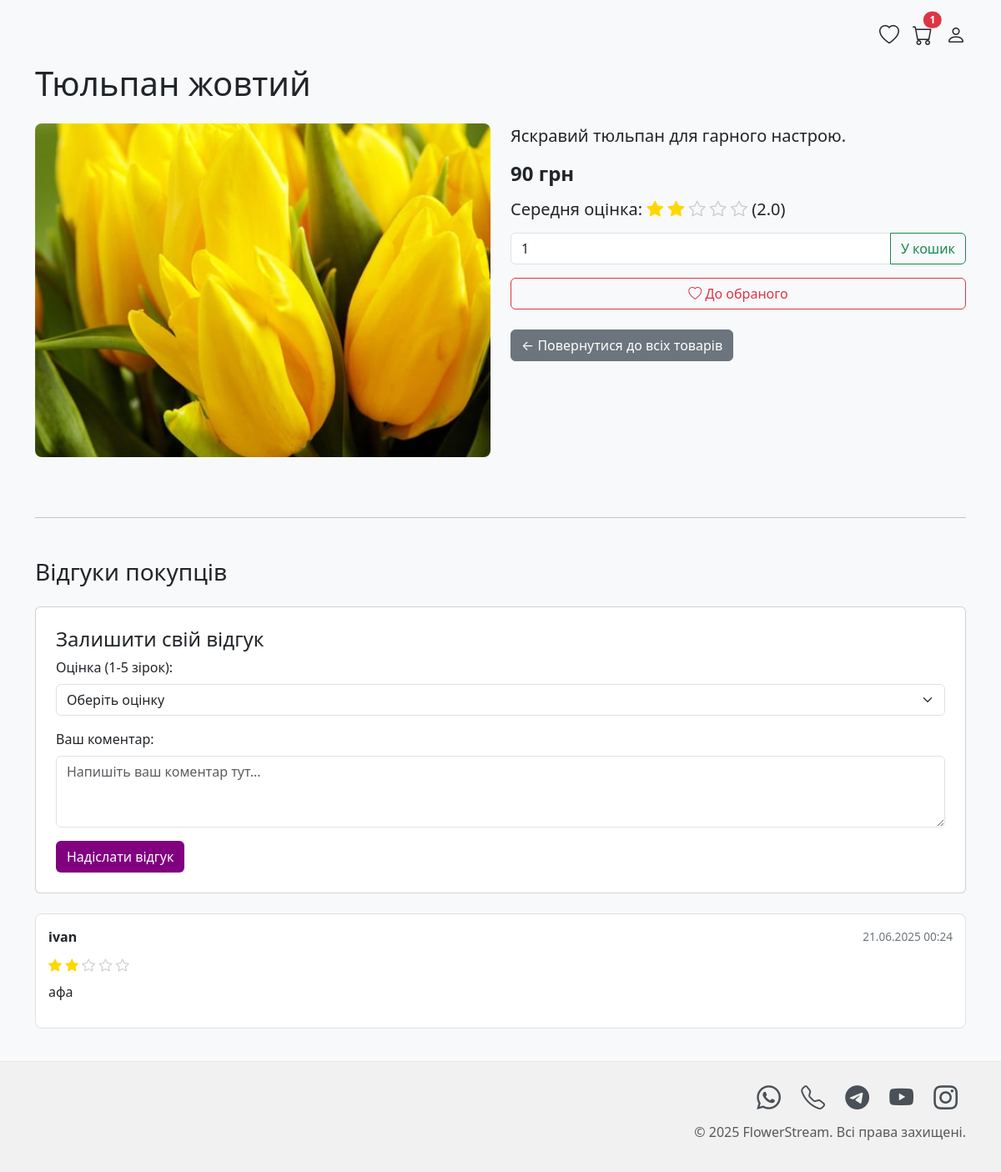
/product/2 (signed in), run on the app's committed database.
### tables this page shows
CREATE TABLE products (
            id INTEGER PRIMARY KEY AUTOINCREMENT,
            name TEXT NOT NULL,
            description TEXT,
            price REAL NOT NULL,
            image_url TEXT
        );

CREATE TABLE reviews (
            id INTEGER PRIMARY KEY AUTOINCREMENT,
            product_id INTEGER NOT NULL,
            user_id INTEGER NOT NULL,
            rating INTEGER NOT NULL, -- Rating from 1 to 5
            comment TEXT,
            created_at TEXT DEFAULT CURRENT_TIMESTAMP,
            FOREIGN KEY (product_id) REFERENCES products (id) ON DELETE CASCADE,
            FOREIGN KEY (user_id) REFERENCES users (id) ON DELETE CASCADE,
            CONSTRAINT check_rating CHECK (rating >= 1 AND rating <= 5)
        );

CREATE TABLE users (
            id INTEGER PRIMARY KEY AUTOINCREMENT,
            username TEXT UNIQUE NOT NULL,
            password_hash TEXT NOT NULL,
            role TEXT NOT NULL DEFAULT 'user'
            );

### app/app.py (the view)
@app.route('/product/<int:product_id>')
def product_detail(product_id):
    user_logged_in = session.get('user_id') is not None
    flower = get_flower_by_id(product_id)
    if not flower:
        flash('Товар не знайдено.', 'danger')
        return redirect(url_for('home'))
    reviews = get_reviews_for_product(product_id)
    average_rating = get_average_rating_for_product(product_id)
    user_has_reviewed = False
    if user_logged_in:
        db = get_db_connection()
        cursor = db.execute("SELECT COUNT(*) FROM reviews WHERE user_id = ? AND product_id = ?",
                           (session.get('user_id'), product_id))
        if cursor.fetchone()[0] > 0:
            user_has_reviewed = True
    cart_count = sum(item['quantity'] for item in session.get('cart', [])) if user_logged_in else 0
    favorites = session.get('favorites', []) if user_logged_in else []
    return render_template('product_detail.html',
                           flower=flower,
                           reviews=reviews,
                           average_rating=average_rating,
                           user_logged_in=user_logged_in,
                           cart_count=cart_count,
                           favorites=favorites,
                           user_has_reviewed=user_has_reviewed)

### app/app.py (called while the page is built)
def get_db_connection():
    db = getattr(g, '_database', None)
    if db is None:
        if DATABASE is None:
            raise RuntimeError("Environment variable 'DATABASE' is not set. Check your .env file.")
        db = sqlite3.connect(DATABASE)
        db.row_factory = sqlite3.Row
    return db

@app.teardown_appcontext
def close_connection(exception):
    db = getattr(g, '_database', None)
    if db is not None:
        db.close()

def get_reviews_for_product(product_id):
    db = get_db_connection()
    cursor = db.execute("""
        SELECT r.id, r.rating, r.comment, r.created_at, u.username
        FROM reviews r
        JOIN users u ON r.user_id = u.id
        WHERE r.product_id = ?
        ORDER BY r.created_at DESC
    """, (product_id,))
    return cursor.fetchall()

def get_flower_by_id(flower_id):
    db = get_db_connection()
    cursor = db.execute("SELECT * FROM products WHERE id = ?", (flower_id,))
    return cursor.fetchone()

def get_average_rating_for_product(product_id):
    db = get_db_connection()
    cursor = db.execute("SELECT AVG(rating) FROM reviews WHERE product_id = ?", (product_id,))
    avg_rating = cursor.fetchone()[0]
    return round(avg_rating, 2) if avg_rating else 0.0

@app.template_filter('date')
def format_date(value, format="%Y"):
    if value == 'now':
        return datetime.datetime.now().strftime(format)
    elif isinstance(value, datetime.datetime):
        return value.strftime(format)
    try:
        dt_object = datetime.datetime.strptime(value, "%Y-%m-%d %H:%M:%S")
        return dt_object.strftime(format)
    except (TypeError, ValueError):
        return value

### app/templates/product_detail.html (shortened to what this page needs)
<!DOCTYPE html>
<html lang="uk">
<head>
    <link href="https://cdn.jsdelivr.net/npm/bootstrap@5.3.0/dist/css/bootstrap.min.css" rel="stylesheet">
    <link rel="stylesheet" href="https://cdn.jsdelivr.net/npm/bootstrap-icons@1.10.5/font/bootstrap-icons.css">
</head>
<body>
<div class="container py-4">
    <div class="d-flex justify-content-end align-items-center mb-3">
        <a href="{{ url_for('view_favorites') }}" class="text-dark me-3 position-relative" title="Улюблене">
            <i class="bi bi-heart fs-4"></i>
        </a>
        <a href="{{ url_for('view_cart') }}" class="text-dark me-3 position-relative" title="Кошик">
            <i class="bi bi-cart fs-4"></i>
            {% if cart_count > 0 %}
            <span class="position-absolute top-0 start-100 translate-middle badge rounded-pill bg-danger">
                {{ cart_count }}
            </span>
            {% endif %}
        </a>
        <a href="{{ url_for('profile') if user_logged_in else url_for('login') }}" class="text-dark" title="Кабінет">
                <i class="bi bi-person fs-4"></i>
        </a>
    </div>
    <h1 class="mb-4">{{ flower.name }}</h1>
    <div class="row">
        <div class="col-md-6 mb-4">
            <img src="{{ url_for('static', filename=flower.image_url.replace('static/', '')) if flower.image_url else 'https://placehold.co/600x400/cccccc/333333?text=No+Image' }}" class="product-image-detail" alt="{{ flower.name }}" onerror="this.onerror=null;this.src='https://placehold.co/600x400/cccccc/333333?text=No+Image';">
        </div>
        <div class="col-md-6 mb-4">
            <p class="lead">{{ flower.description }}</p>
            <p class="h4 fw-bold mb-3">
                {% if flower.price == flower.price | int %}
                    {{ flower.price | int }} грн
                {% else %}
                    {{ "%.2f"|format(flower.price) }} грн
                {% endif %}
            </p>
            <p class="h5 mb-3">Середня оцінка:
                {% if average_rating > 0 %}
                    <span class="star-rating">
                        {% for i in range(5) %}
                            {% if i < average_rating %}
                                <i class="bi bi-star-fill"></i>
                            {% else %}
                                <i class="bi bi-star"></i>
                            {% endif %}
                        {% endfor %}
                    </span>
                    ({{ average_rating }})
                {% else %}
                    Ще немає оцінок
                {% endif %}
            </p>
            <form method="POST" action="{{ url_for('add_to_cart', flower_id=flower.id) }}" class="mb-3">
                <div class="input-group">
                    <input type="number" name="quantity" class="form-control" value="1" min="1" aria-label="Кількість" aria-describedby="add-to-cart-button">
                    <button class="btn btn-outline-success" type="submit" id="add-to-cart-button">У кошик</button>
                </div>
            </form>
            <form method="POST" action="{{ url_for('add_to_favorites', flower_id=flower.id) }}">
                <button class="btn btn-outline-danger w-100">
                    <i class="bi bi-heart"></i> До обраного
                </button>
            </form>
            <p class="mt-4"><a href="{{ url_for('home') }}" class="btn btn-secondary">← Повернутися до всіх товарів</a></p>
        </div>
    </div>
    <hr class="my-5">
    <h3 class="mb-4">Відгуки покупців</h3>
    {% if user_logged_in and not user_has_reviewed %}
    <div class="card mb-4 p-4">
        <h4>Залишити свій відгук</h4>
        <form method="POST" action="{{ url_for('add_review', product_id=flower.id) }}">
            <div class="mb-3">
                <label for="rating" class="form-label">Оцінка (1-5 зірок):</label>
                <select class="form-select" id="rating" name="rating" required>
                    <option value="">Оберіть оцінку</option>
                </select>
            </div>
            <div class="mb-3">
                <label for="comment" class="form-label">Ваш коментар:</label>
                <textarea class="form-control" id="comment" name="comment" rows="3" placeholder="Напишіть ваш коментар тут..."></textarea>
            </div>
            <button type="submit" class="btn btn-purple">Надіслати відгук</button>
        </form>
    </div>
    {% elif user_logged_in and user_has_reviewed %}
    <div class="alert alert-info" role="alert">
        Ви вже залишили відгук для цього товару.
    </div>
    {% else %}
    <div class="alert alert-info" role="alert">
        Будь ласка, <a href="{{ url_for('login') }}">увійдіть</a>, щоб залишити відгук.
    </div>
    {% endif %}
    <div class="reviews-list mt-4">
        {% if reviews %}
            {% for review in reviews %}
            <div class="review-card">
                <div class="review-header">
                    <span class="review-author">{{ review.username }}</span>
                    <span class="review-date">{{ review.created_at | date('%d.%m.%Y %H:%M') }}</span>
                </div>
                <div class="star-rating mb-2">
                    {% for i in range(5) %}
                        {% if i < review.rating %}
                            <i class="bi bi-star-fill"></i>
                        {% else %}
                            <i class="bi bi-star"></i>
                        {% endif %}
                    {% endfor %}
                </div>
                {% if review.comment %}
                    <p class="review-comment">{{ review.comment }}</p>
                {% else %}
                    <p class="text-muted">Коментар відсутній.</p>
                {% endif %}
            </div>
            {% endfor %}
        {% else %}
            <p class="text-muted">Для цього товару ще немає відгуків. Будьте першим, хто залишить відгук!</p>
        {% endif %}
    </div>
</div>
<footer class="footer mt-auto">
    <div class="container text-end">
        <div class="social-icons">
            <a href="https://wa.me/PHONE_NUMBER" target="_blank" title="WhatsApp"><i class="bi bi-whatsapp"></i></a>
            <a href="tel:PHONE_NUMBER" title="Телефон"><i class="bi bi-telephone"></i></a>
            <a href="https://t.me/tarassts" target="_blank" title="Telegram"><i class="bi bi-telegram"></i></a>
            <a href="https://www.youtube.com/YOUTUBE_CHANNEL" target="_blank" title="YouTube"><i class="bi bi-youtube"></i></a>
            <a href="https://www.instagram.com/INSTAGRAM_USERNAME" target="_blank" title="Instagram"><i class="bi bi-instagram"></i></a>
        </div>
        <p class="text-muted mt-2">&copy; {{ 'now' | date('%Y') }} FlowerStream. Всі права захищені.</p>
    </div>
</footer>
</body>
</html>

### app/templates/product_detail.html (style rules this page uses)
body { display: flex; flex-direction: column; min-height: 100vh; background-color: #f8f9fa; }
.container.py-4 { flex: 1; }
.bi { transition: color 0.2s ease; }
.footer { background-color: #f1f1f1; padding: 20px 0; text-align: center; border-top: 1px solid #e7e7e7; }
.social-icons a { font-size: 1.8rem; margin: 0 10px; color: #495057; transition: color 0.3s ease; }
.product-image-detail { width: 100%; height: 400px; object-fit: cover; border-radius: 8px; }
.btn-purple { background-color: #800080; color: white; }
.star-rating .bi-star-fill { color: gold; }
.star-rating .bi-star { color: #ccc; }
.review-card { border: 1px solid #e0e0e0; border-radius: 8px; padding: 15px; margin-bottom: 15px; background-color: #fff; }
.review-header { display: flex; justify-content: space-between; align-items: center; margin-bottom: 10px; }
.review-author { font-weight: bold; }
.review-date { font-size: 0.85em; color: #6c757d; }

### data on the page
products: name "Тюльпан жовтий", image_url (picture), description "Яскравий тюльпан для гарного настрою.", price "90"
reviews: username "ivan", rating 2 (drawn), comment "афа"

### other printed values
{{ cart_count }} "1"
{{ average_rating }} "2.0"
